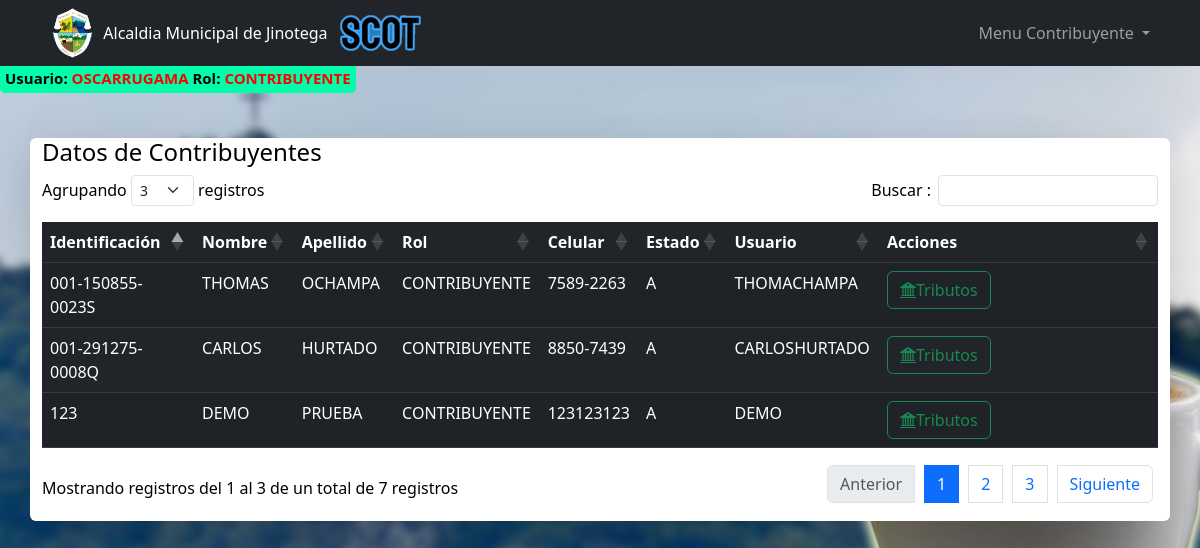
The page /pages/contribuyentes/contribuyentes.php (signed in) on the database its author committed.
### tables this page shows
CREATE TABLE IF NOT EXISTS `usuarios` (
  `idUsuario` int(11) NOT NULL AUTO_INCREMENT,
  `usuario` varchar(50) NOT NULL,
  `password` varchar(100) NOT NULL,
  `rol` varchar(20) NOT NULL,
  `identificacion` varchar(30) NOT NULL,
  `nombre1` varchar(100) NOT NULL,
  `nombre2` varchar(30) DEFAULT NULL,
  `apellido1` varchar(30) NOT NULL,
  `apellido2` varchar(30) DEFAULT NULL,
  `email` varchar(100) DEFAULT NULL,
  `celular` varchar(30) NOT NULL,
  `direccion` varchar(100) DEFAULT NULL,
  `estado` varchar(1) NOT NULL DEFAULT 'A',
  PRIMARY KEY (`idUsuario`)
);

### pages/contribuyentes/contribuyentes.php (the view, shortened to what this page needs)
<?php include '../../templates/header_menu.php';  ?>
<?php
    $conexion = new Conexion();
    $conn = $conexion->conectar();
    $sql = "SELECT * FROM usuarios WHERE rol = 'contribuyente'";
    $resultado = mysqli_query($conn, $sql);
    $contribuyentes = [];
    if ($resultado) {
        while ($row = mysqli_fetch_assoc($resultado)) {
            $contribuyentes[] = $row;
        }
    }
?>
<div class="container mt-5 fondoEspecial">
    <div class="row justify-content-center">
        <div class="col-md-12 shadow-lg pb-3 mb-4 bg-body rounded">
            <h4>Datos de Contribuyentes</h4>
            <table id="tablax" class="mt-2 mb-0 table table-dark table-striped">
                <thead>
                    <tr>
                        <th>Identificación</th>
                        <th>Nombre</th>
                        <th>Apellido</th>
                        <th>Rol</th>
                        <th>Celular</th>
                        <th>Estado</th>
                        <th>Usuario</th>
                        <th class="w-25">Acciones</th>
                    </tr>
                </thead>
                <tbody>
                    <?php foreach ($contribuyentes as $contribuyente): ?>
                    <tr>
                        <td><?php echo htmlspecialchars($contribuyente['identificacion']); ?></td>
                        <td><?php echo htmlspecialchars($contribuyente['nombre1']); ?></td>
                        <td><?php echo htmlspecialchars($contribuyente['apellido1']); ?></td>
                        <td><?php echo htmlspecialchars($contribuyente['rol']); ?></td>
                        <td><?php echo htmlspecialchars($contribuyente['celular']); ?></td>
                        <td><?php echo htmlspecialchars($contribuyente['estado']); ?></td>
                        <td><?php echo htmlspecialchars($contribuyente['usuario']); ?></td>
                        <td>
                            <a class="btn btn-outline-success bi bi-bank2" href="tributos.php?id=<?php echo htmlspecialchars($contribuyente['identificacion']); ?>">Tributos</a>
                        </td>
                    </tr>
                    <?php endforeach; ?>
                </tbody>
            </table>
        </div>
    </div>
</div>

### templates/header_menu.php (style rules this page uses)
body { background-image: url("/public/Imagenes/FondoX.jpg"); background-size: cover; background-repeat: no-repeat; background-attachment: fixed; color: #000; }

### rows shown on the page
usuarios: identificacion "001-150855-0023S", nombre1 "THOMAS", apellido1 "OCHAMPA", rol "CONTRIBUYENTE", celular "7589-2263", estado "A", usuario "THOMACHAMPA"
usuarios: identificacion "001-291275-0008Q", nombre1 "CARLOS", apellido1 "HURTADO", rol "CONTRIBUYENTE", celular "8850-7439", estado "A", usuario "CARLOSHURTADO"
usuarios: identificacion "123", nombre1 "DEMO", apellido1 "PRUEBA", rol "CONTRIBUYENTE", celular "123123123", estado "A", usuario "DEMO"

### other values the page prints
$_SESSION['usuario'] "OSCARRUGAMA"
$_SESSION['rol'] "CONTRIBUYENTE"
